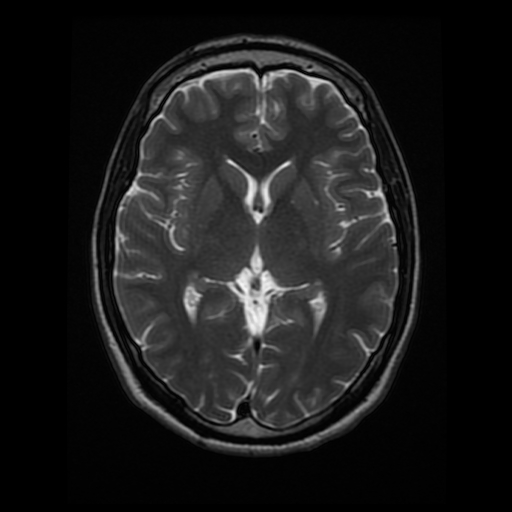
#> input picture 2. Convolutional_Filters_Edge_Detection/images/brain_MR.jpg, 512 x 512 px
$ jupyter execute '5. Canny Edge Detection.ipynb'   (shell and % lines are left out)
#> lines starting #> are read from the running program, lines starting #| are printed output that depends on the picture; after the words box and inside, x2 and y2 are one past the last pixel; in counts of white or black regions, pixels touching at a corner belong together
[cell 1]
import numpy as np
import matplotlib.pyplot as plt
import cv2


# Read in the image
image = cv2.imread('images/brain_MR.jpg')
#> image is the input picture: shape (512, 512, 3); min 0, max 247, mean 26.9

# Change color to RGB (from BGR)
image = cv2.cvtColor(image, cv2.COLOR_BGR2RGB)

plt.imshow(image)

[cell 2]
# Convert the image to grayscale for processing
gray = cv2.cvtColor(image, cv2.COLOR_RGB2GRAY)

plt.imshow(gray, cmap='gray')

### Implement Canny edge detection

[cell 3]
# Try Canny using "wide" and "tight" thresholds

wide = cv2.Canny(gray, 30, 100)
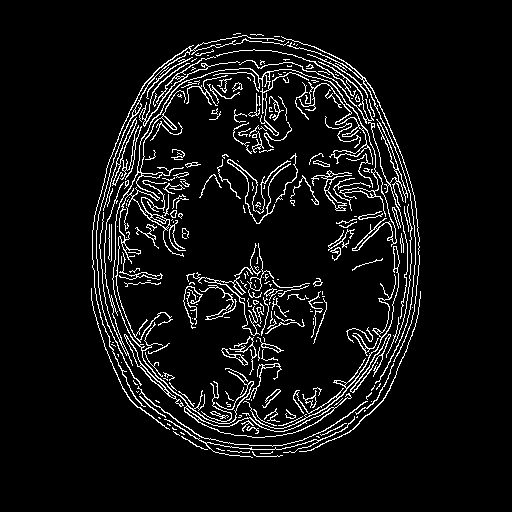
#> wide: shape (512, 512); 6.9% white in thin lines or dots, all inside (x1, y1, x2, y2) = (91, 33, 421, 458)
tight = cv2.Canny(gray, 200, 240)
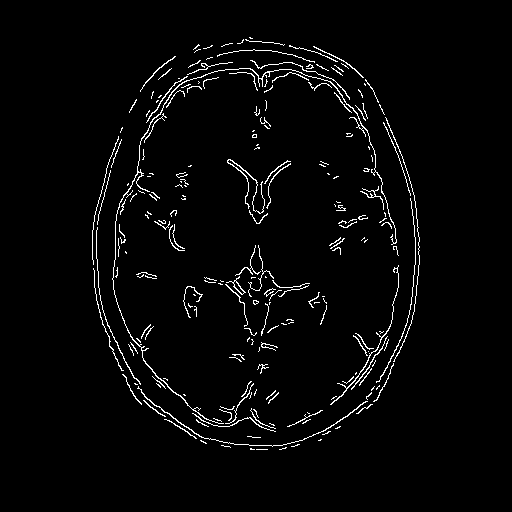
#> tight: shape (512, 512); 2.8% white in thin lines or dots, all inside (x1, y1, x2, y2) = (92, 37, 420, 450)


# Display the images
f, (ax1, ax2) = plt.subplots(1, 2, figsize=(20,10))

ax1.set_title('wide')
ax1.imshow(wide, cmap='gray')

ax2.set_title('tight')
ax2.imshow(tight, cmap='gray')
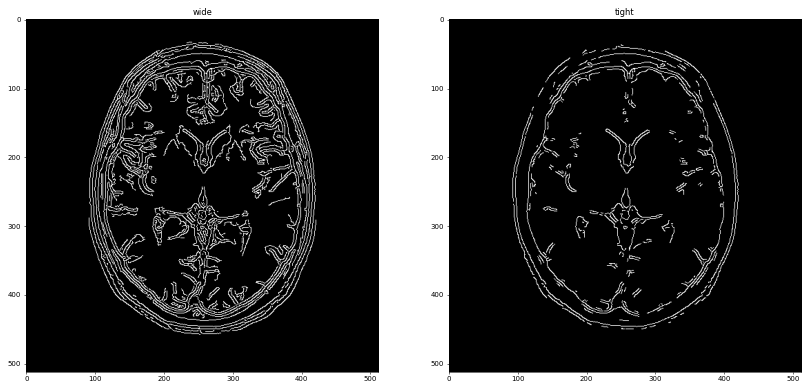
#> figure drawn by matplotlib, 2 panels

### TODO: Try to find the edges of this flower

Set a small enough threshold to isolate the boundary of the flower.

[cell 4]
# Read in the image
image = cv2.imread('images/sunflower.jpg')
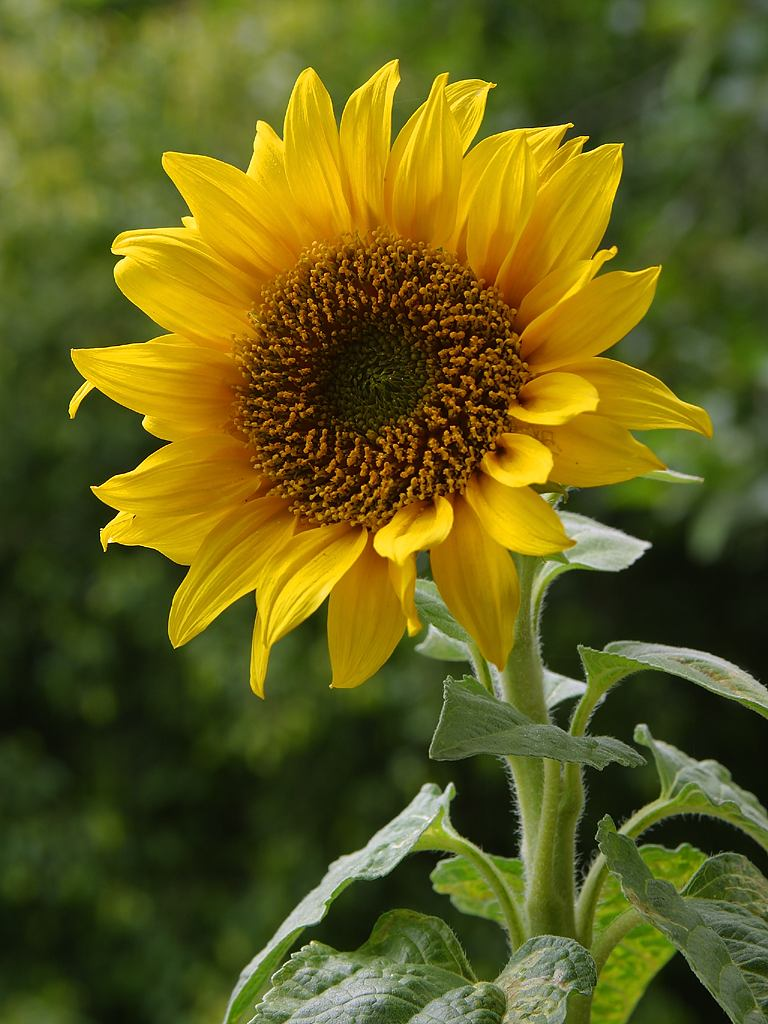
#> input picture 2. Convolutional_Filters_Edge_Detection/images/sunflower.jpg, 768 x 1024 px
#> image is the input picture: shape (1024, 768, 3); mean B, G, R 27.4, 94.7, 98.3

# Change color to RGB (from BGR)
image = cv2.cvtColor(image, cv2.COLOR_BGR2RGB)

plt.imshow(image)

[cell 5]
# Convert the image to grayscale
gray = cv2.cvtColor(image, cv2.COLOR_RGB2GRAY)
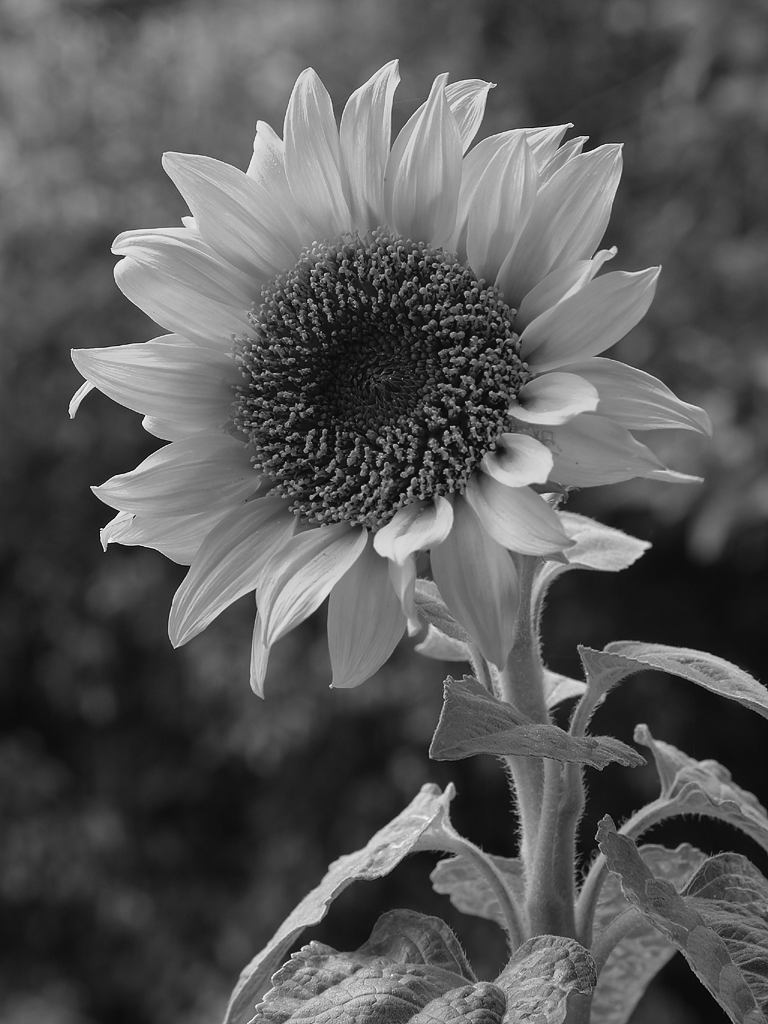
#> gray: shape (1024, 768); min 1, max 253, mean 88.1

## TODO: Define lower and upper thresholds for hysteresis
# right now the threshold is so small and low that it will pick up a lot of noise
lower = 0
upper = 50

wide2 = cv2.Canny(gray, 80, 240)
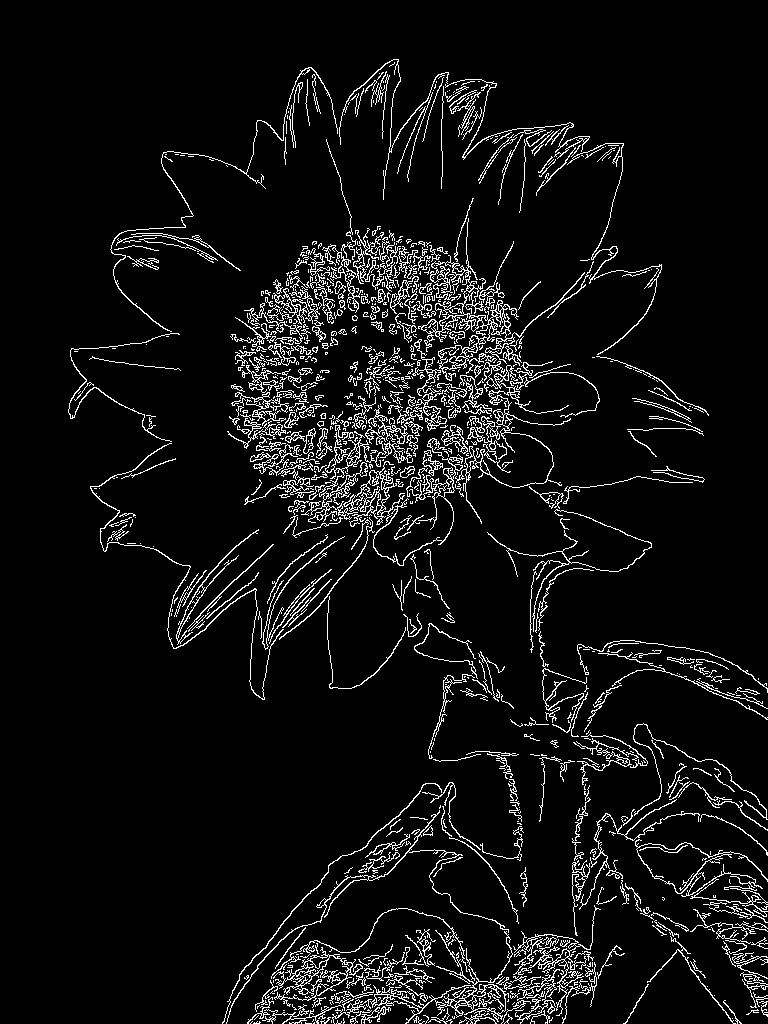
#> wide2: shape (1024, 768); 6.4% white in thin lines or dots, all inside (x1, y1, x2, y2) = (68, 59, 768, 1024)
tight2 = cv2.Canny(gray, 200, 240)
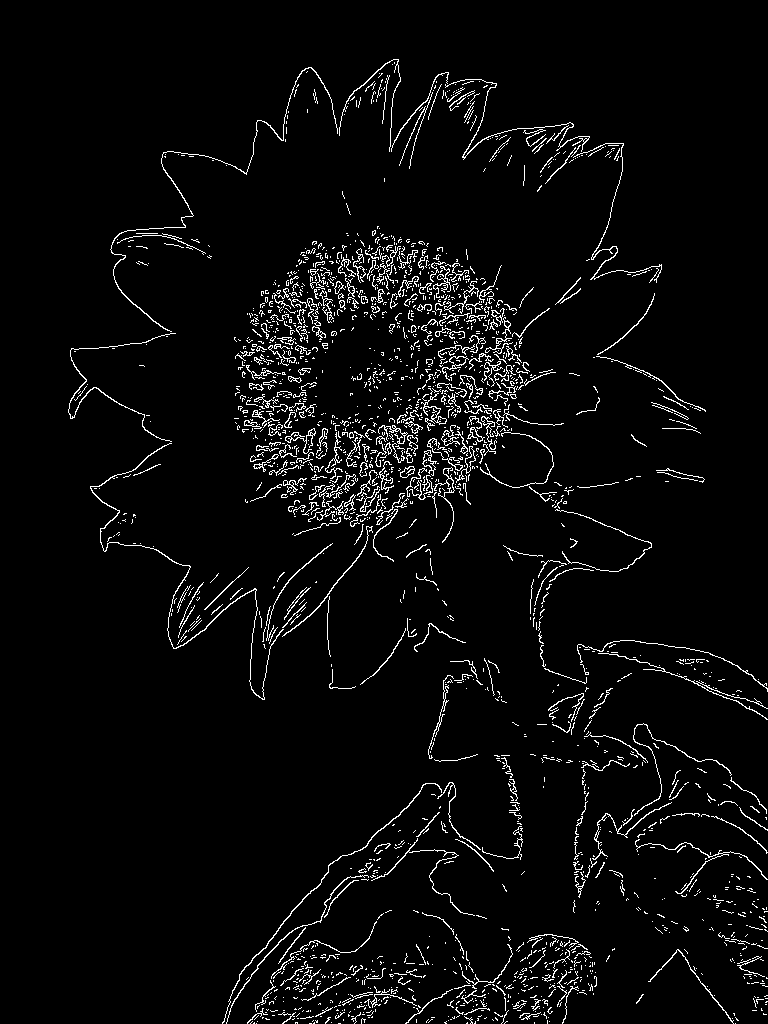
#> tight2: shape (1024, 768); 4% white in thin lines or dots, all inside (x1, y1, x2, y2) = (68, 59, 768, 1024)
f, (ax1, ax2) = plt.subplots(1, 2, figsize=(20,40))
ax1.set_title('Wide Canny')
ax1.imshow(wide2, cmap='gray')
ax2.set_title('Tight Canny')
ax2.imshow(tight2, cmap='gray')
